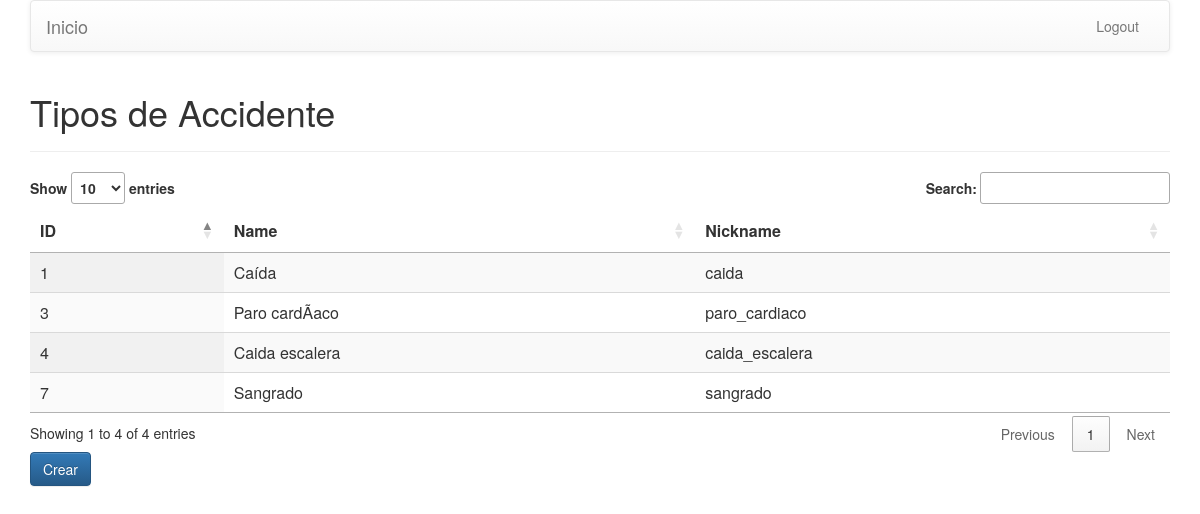
/site/admin/type_accident/list.php (signed in), run on the app's committed database.
### tables this page shows
CREATE TABLE `type_accident` (
  `id` int(11) NOT NULL,
  `name` varchar(255) NOT NULL,
  `nickname` varchar(255) NOT NULL
);

### models/TypeAccident.php (called while the page is built, shortened)
<?php
require_once('ModelAbstract.php');
class TypeAccident extends ModelAbstract {
    function __construct(){
        $this->table = 'type_accident';
    }
    public function getList(){
        $return = [];
        $data = $this->passQuery('SELECT * FROM ' . $this->table);
        if ($data->num_rows > 0) {
            while($row = $data->fetch_assoc()) { $return[] = $row; }
        }
        return $return;
    }
}

### models/Connection.php (called while the page is built, shortened)
<?php
class Connection{
    private $connection;
    private $host = '127.0.0.1';
    private $user = 'root';
    private $pass = 'root';
    private $db = 'clinic';
    function __construct(){
        $this->connection = new \mysqli($this->host, $this->user, $this->pass, $this->db);
        mysqli_set_charset($this->connection,"utf8");
    }
    function query($query){
        try{
            return $this->connection->query($query);
        }catch( Exception $e){
            echo $e->errorMessage();
        }
    }
}

### models/ModelAbstract.php (called while the page is built, shortened)
<?php
include_once('Connection.php');
abstract class ModelAbstract{
    protected $connection;
    protected function passQuery($query){
        $result = $this->connection->query($query);
        return $result;
    }
    protected function closeConnection(){
        return $this->connection->close();
    }
    protected function openConnection(){
        return $this->connection = new Connection();
    }
}

### site/admin/type_accident/list.php (the view, shortened to what this page needs)
<?php
    include_once '../../../models/TypeAccident.php';
    $class = new TypeAccident();
    $type_accidents = $class->getList();
?>
<html>
    <head>
        <link rel="stylesheet" type="text/css" href="https://cdn.datatables.net/1.10.19/css/jquery.dataTables.css">
        <link rel="stylesheet" href="https://maxcdn.bootstrapcdn.com/bootstrap/3.3.7/css/bootstrap.min.css">
        <link rel="stylesheet" href="https://maxcdn.bootstrapcdn.com/bootstrap/3.3.7/css/bootstrap-theme.min.css">
    </head>
    <body>
        <div class="container">
            <nav class="navbar navbar-default">
                <div class="container-fluid">
                    <div class="navbar-header">
                        <a class="navbar-brand" href="../../index.php">Inicio</a>
                    </div>
                    <div class="collapse navbar-collapse" id="bs-example-navbar-collapse-1">
                        <ul class="nav navbar-nav navbar-right">
                            <li><a href="../../logout.php">Logout</a></li>
                        </ul>
                    </div>
                </div>
            </nav>
            <div class="page-header">
                <h1>Tipos de Accidente</h1>
            </div>
            <table id="list_type_accident" class="display" style="width:100%">
                <thead>
                    <tr>
                        <th>ID</th>
                        <th>Name</th>
                        <th>Nickname</th>
                    </tr>
                </thead>
                <tbody>
                    <?php
                    foreach ($type_accidents as $type_accident) {
                        echo "<tr>";
                        echo "<td>" . $type_accident['id'] . "</td>";
                        echo "<td>" . $type_accident['name'] . "</td>";
                        echo "<td>" . $type_accident['nickname'] . "</td>";
                        echo "</tr>";
                    }
                    ?>
                </tbody>
            </table>
            <a class="btn btn-primary" href="create.php">
                Crear
            </a>
        </div>
    </body>
</html>

### data on the page
type_accident: id "1", name "Caída", nickname "caida"
type_accident: id "3", name "Paro cardÃ­aco", nickname "paro_cardiaco"
type_accident: id "4", name "Caida escalera", nickname "caida_escalera"
type_accident: id "7", name "Sangrado", nickname "sangrado"
